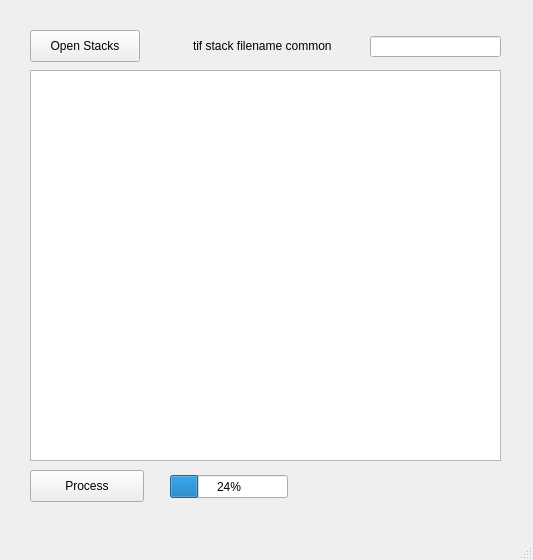
<?xml version="1.0" encoding="UTF-8"?>
<ui version="4.0">
 <class>NewProjectMainWindow</class>
 <widget class="QMainWindow" name="NewProjectMainWindow">
  <property name="geometry">
   <rect>
    <x>0</x>
    <y>0</y>
    <width>533</width>
    <height>560</height>
   </rect>
  </property>
  <property name="windowTitle">
   <string>MainWindow</string>
  </property>
  <widget class="QWidget" name="centralwidget">
   <widget class="QPushButton" name="openStacksButton">
    <property name="geometry">
     <rect>
      <x>30</x>
      <y>30</y>
      <width>110</width>
      <height>32</height>
     </rect>
    </property>
    <property name="text">
     <string>Open Stacks</string>
    </property>
   </widget>
   <widget class="QTextBrowser" name="messages">
    <property name="geometry">
     <rect>
      <x>30</x>
      <y>70</y>
      <width>471</width>
      <height>391</height>
     </rect>
    </property>
   </widget>
   <widget class="QLabel" name="textLabel">
    <property name="geometry">
     <rect>
      <x>193</x>
      <y>38</y>
      <width>171</width>
      <height>16</height>
     </rect>
    </property>
    <property name="text">
     <string>tif stack filename common </string>
    </property>
   </widget>
   <widget class="QLineEdit" name="filenameCommon">
    <property name="geometry">
     <rect>
      <x>370</x>
      <y>36</y>
      <width>131</width>
      <height>21</height>
     </rect>
    </property>
   </widget>
   <widget class="QPushButton" name="processButton">
    <property name="geometry">
     <rect>
      <x>30</x>
      <y>470</y>
      <width>114</width>
      <height>32</height>
     </rect>
    </property>
    <property name="text">
     <string>Process</string>
    </property>
   </widget>
   <widget class="QProgressBar" name="progressBar">
    <property name="geometry">
     <rect>
      <x>170</x>
      <y>475</y>
      <width>118</width>
      <height>23</height>
     </rect>
    </property>
    <property name="value">
     <number>24</number>
    </property>
   </widget>
  </widget>
  <widget class="QMenuBar" name="menubar">
   <property name="geometry">
    <rect>
     <x>0</x>
     <y>0</y>
     <width>533</width>
     <height>25</height>
    </rect>
   </property>
  </widget>
  <widget class="QStatusBar" name="statusbar"/>
 </widget>
 <resources/>
 <connections/>
</ui>
